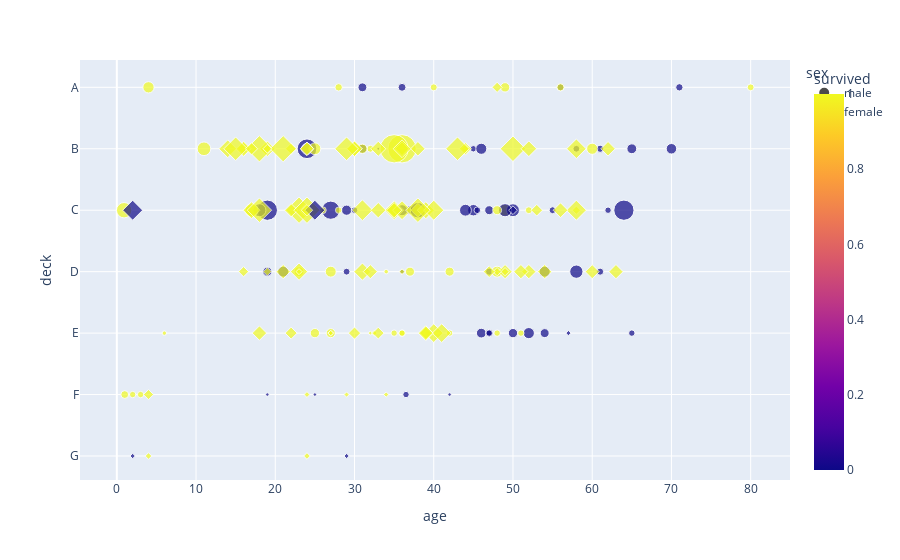

Here is the notebook cell this chart was saved with:
### Code cell
px.scatter(titanic, x="age", y="deck", color="survived", size="fare", symbol="sex", category_orders={"deck": list("ABCDEFG")})
# maggior numero di morti = Uomo, Poveri, Vecchi.
# Ponte C il piu' sofrtunato

### Figure 1 — Plotly figure (JSON) as saved in the notebook; plotly's stock layout.template omitted (floating-point values rounded to 4 significant figures; data arrays with more than 128 entries replaced by an {"elided": "..."} marker saying what was removed)
{"data": [{"hovertemplate": "sex=male<br>age=%{x}<br>deck=%{y}<br>fare=%{marker.size}<br>survived=%{marker.color}<extra></extra>", "legendgroup": "male", "marker": {"color": {"elided": "577 int values"}, "coloraxis": "coloraxis", "size": {"elided": "577 float values"}, "sizemode": "area", "sizeref": 1.281, "symbol": "circle"}, "mode": "markers", "name": "male", "orientation": "h", "showlegend": true, "type": "scatter", "x": {"elided": "577 float values"}, "xaxis": "x", "y": {"elided": "577 str values"}, "yaxis": "y"}, {"hovertemplate": "sex=female<br>age=%{x}<br>deck=%{y}<br>fare=%{marker.size}<br>survived=%{marker.color}<extra></extra>", "legendgroup": "female", "marker": {"color": {"elided": "314 int values"}, "coloraxis": "coloraxis", "size": {"elided": "314 float values"}, "sizemode": "area", "sizeref": 1.281, "symbol": "diamond"}, "mode": "markers", "name": "female", "orientation": "h", "showlegend": true, "type": "scatter", "x": {"elided": "314 float values"}, "xaxis": "x", "y": {"elided": "314 str values"}, "yaxis": "y"}], "layout": {"autosize": true, "coloraxis": {"colorbar": {"title": {"text": "survived"}}, "colorscale": [[0, "#0d0887"], [0.1111, "#46039f"], [0.2222, "#7201a8"], [0.3333, "#9c179e"], [0.4444, "#bd3786"], [0.5556, "#d8576b"], [0.6667, "#ed7953"], [0.7778, "#fb9f3a"], [0.8889, "#fdca26"], [1, "#f0f921"]]}, "legend": {"itemsizing": "constant", "title": {"text": "sex"}, "tracegroupgap": 0}, "margin": {"t": 60}, "xaxis": {"anchor": "y", "autorange": true, "domain": [0, 1], "range": [-4.159, 84.62], "title": {"text": "age"}, "type": "linear"}, "yaxis": {"anchor": "x", "autorange": true, "categoryarray": ["G", "F", "E", "D", "C", "B", "A"], "categoryorder": "array", "domain": [0, 1], "range": [-0.4452, 6.551], "title": {"text": "deck"}, "type": "category"}}}
